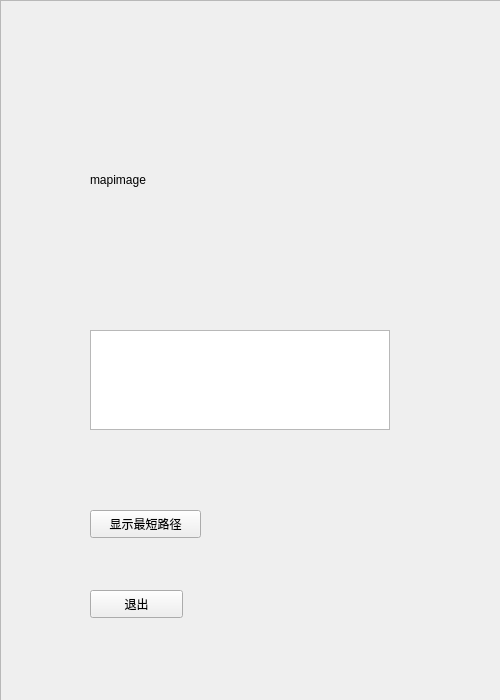
<?xml version="1.0" encoding="UTF-8"?>
<ui version="4.0">
 <class>Result</class>
 <widget class="QWidget" name="Result">
  <property name="geometry">
   <rect>
    <x>0</x>
    <y>0</y>
    <width>500</width>
    <height>700</height>
   </rect>
  </property>
  <property name="windowTitle">
   <string>Seat_Search</string>
  </property>
  <property name="styleSheet">
   <string notr="true"/>
  </property>
  <widget class="QLabel" name="label">
   <property name="geometry">
    <rect>
     <x>90</x>
     <y>30</y>
     <width>300</width>
     <height>300</height>
    </rect>
   </property>
   <property name="text">
    <string>mapimage</string>
   </property>
  </widget>
  <widget class="QPushButton" name="pushButton_2">
   <property name="geometry">
    <rect>
     <x>90</x>
     <y>590</y>
     <width>93</width>
     <height>28</height>
    </rect>
   </property>
   <property name="text">
    <string>退出</string>
   </property>
  </widget>
  <widget class="QTextEdit" name="textEdit">
   <property name="geometry">
    <rect>
     <x>90</x>
     <y>330</y>
     <width>300</width>
     <height>100</height>
    </rect>
   </property>
  </widget>
  <widget class="QFrame" name="frame">
   <property name="geometry">
    <rect>
     <x>0</x>
     <y>0</y>
     <width>501</width>
     <height>701</height>
    </rect>
   </property>
   <property name="styleSheet">
    <string notr="true">border-image: url(:/ziyuan/bj3.png);</string>
   </property>
   <property name="frameShape">
    <enum>QFrame::StyledPanel</enum>
   </property>
   <property name="frameShadow">
    <enum>QFrame::Raised</enum>
   </property>
  </widget>
  <widget class="QPushButton" name="pushButton_3">
   <property name="geometry">
    <rect>
     <x>90</x>
     <y>510</y>
     <width>111</width>
     <height>28</height>
    </rect>
   </property>
   <property name="text">
    <string>显示最短路径</string>
   </property>
  </widget>
  <zorder>frame</zorder>
  <zorder>label</zorder>
  <zorder>pushButton_2</zorder>
  <zorder>textEdit</zorder>
  <zorder>pushButton_3</zorder>
 </widget>
 <resources/>
 <connections/>
</ui>
